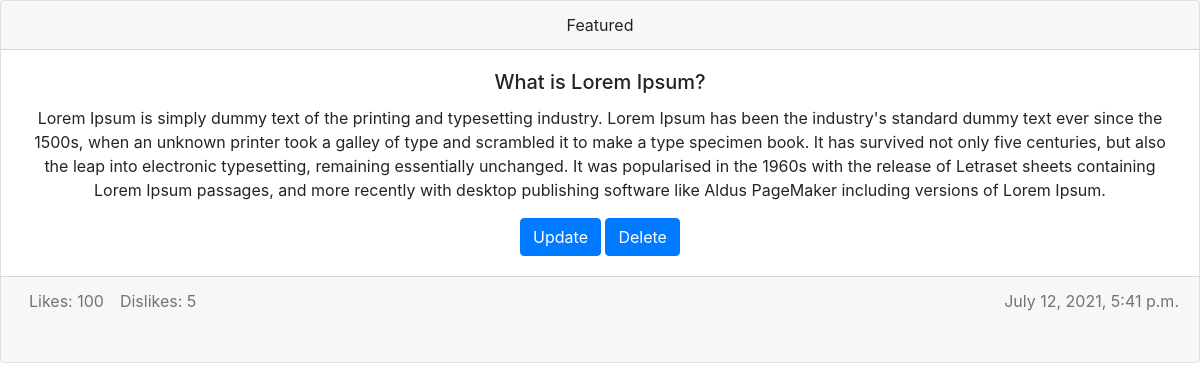
Page /blog/view/1 on the committed database.
### BLOG_POSTS/models.py (models this page shows, shortened)
class PostModel(models.Model):
    date = models.DateTimeField(default=timezone.now())
    txt = models.TextField(max_length=1000)
    title = models.CharField(max_length=300)
    likes = models.IntegerField(default=0)
    dislikes = models.IntegerField(default=0)

### BLOG_POSTS/views.py (the view)
# urls.py: path('view/<int:pk>', views.post_view, name='ViewPOST'),
def post_view(request,pk):
    t_post = get_object_or_404(PostModel,pk=pk)
    return render(request, 'BLOG_POSTS/details.html', {'t_post':t_post})

### templates/BLOG_POSTS/details.html (shortened to what this page needs)
<html>
    <head>
        {% load static %}
        <link rel="stylesheet" href="{% static 'bootstrap-4.1.3/css/bootstrap.min.css' %}">
    </head>
    <body>
        <div class="card text-center">
            <div class="card-header">
              Featured
            </div>
            <div class="card-body">
                <h5 class="card-title">{{t_post.title}}</h5>
                <p class="card-text">{{t_post.txt}}</p>
                <a href="{% url 'UpdatePOST' t_post.id%}" class="btn btn-primary">Update</a>
                <a href="{% url 'DeletePOST' t_post.id%}" class="btn btn-primary">Delete</a>
            </div>
            <div class="card-footer text-muted">
                <div class="float-left mx-2">Likes: {{t_post.likes}}  </div>
                <div class="float-left mx-2"> Dislikes: {{t_post.dislikes}} &nbsp;&nbsp; <pre>     </pre></div>
                <div class="float-right">{{t_post.date}}</div>
            </div>
        </div>
    </body>
</html>

### rows in the picture
PostModel: title "What is Lorem Ipsum?", txt "Lorem Ipsum is simply dummy text of the printing and typesetting industry. Lorem Ipsum has been the industry's standard dummy text ever since the 1500s, when an unknown printer took a galley of type and scrambled it to make a type specimen book. It has survived not only five centuries, but also the leap into electronic typesetting, remaining essentially unchanged. It was popularised in the 1960s with the release of Letraset sheets containing Lorem Ipsum passages, and more recently with desktop publishing software like Aldus PageMaker including versions of Lorem Ipsum.", likes "100", dislikes "5", date "July 12, 2021, 5:41 p.m."
